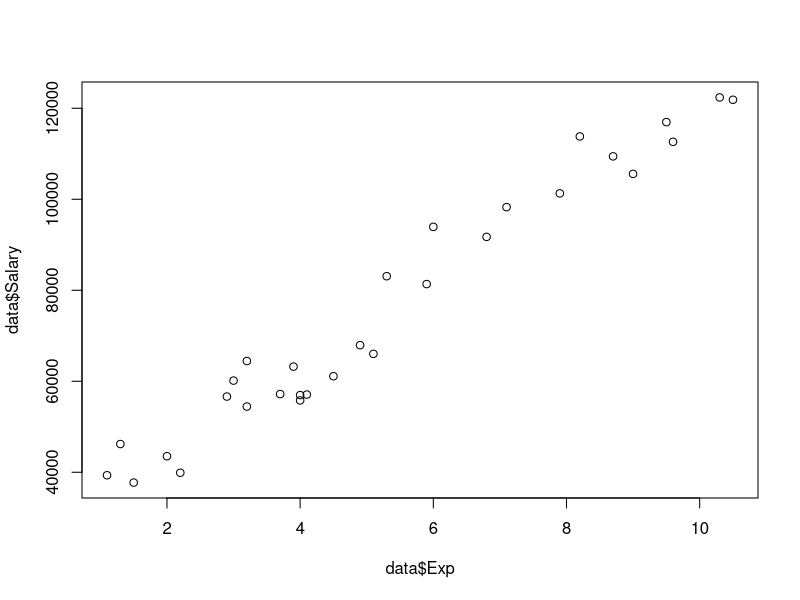

Recreate this plot in R.
# Title     : TODO
# Objective : TODO
# Created by: nisha
# Created on: 14-07-2019

data = read.csv('data.csv')

#data$Exp <- factor(data$Exp)
#data$Salary <- factor(data$Salary)

lm_ = lm(data$Salary ~ data$Exp, data)
#print(lm_)


plot(data$Exp, data$Salary)
#r.squared(lm_)
print(25792 + 9450*4.0)